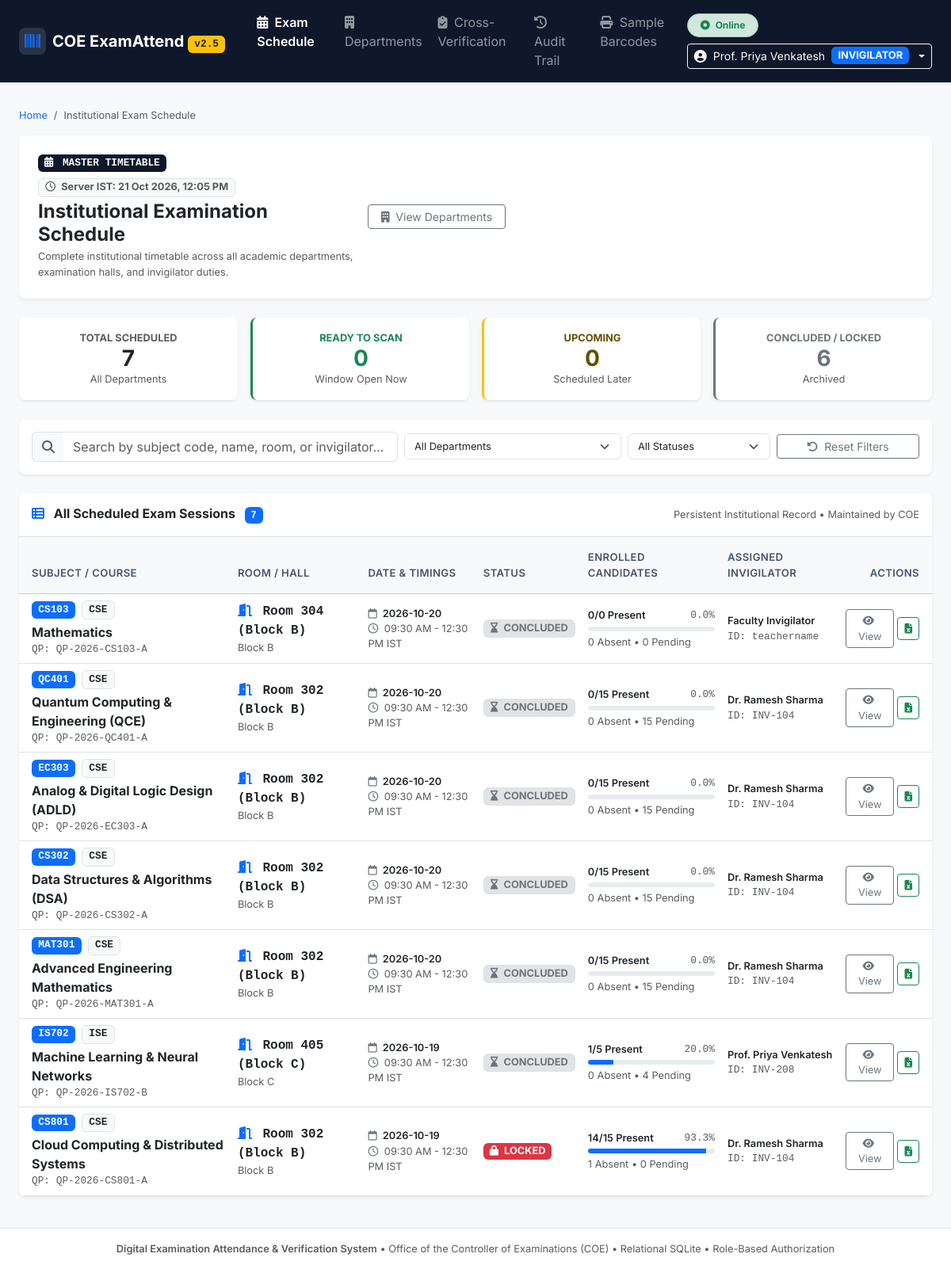
The app's page /exams (signed in), older data.
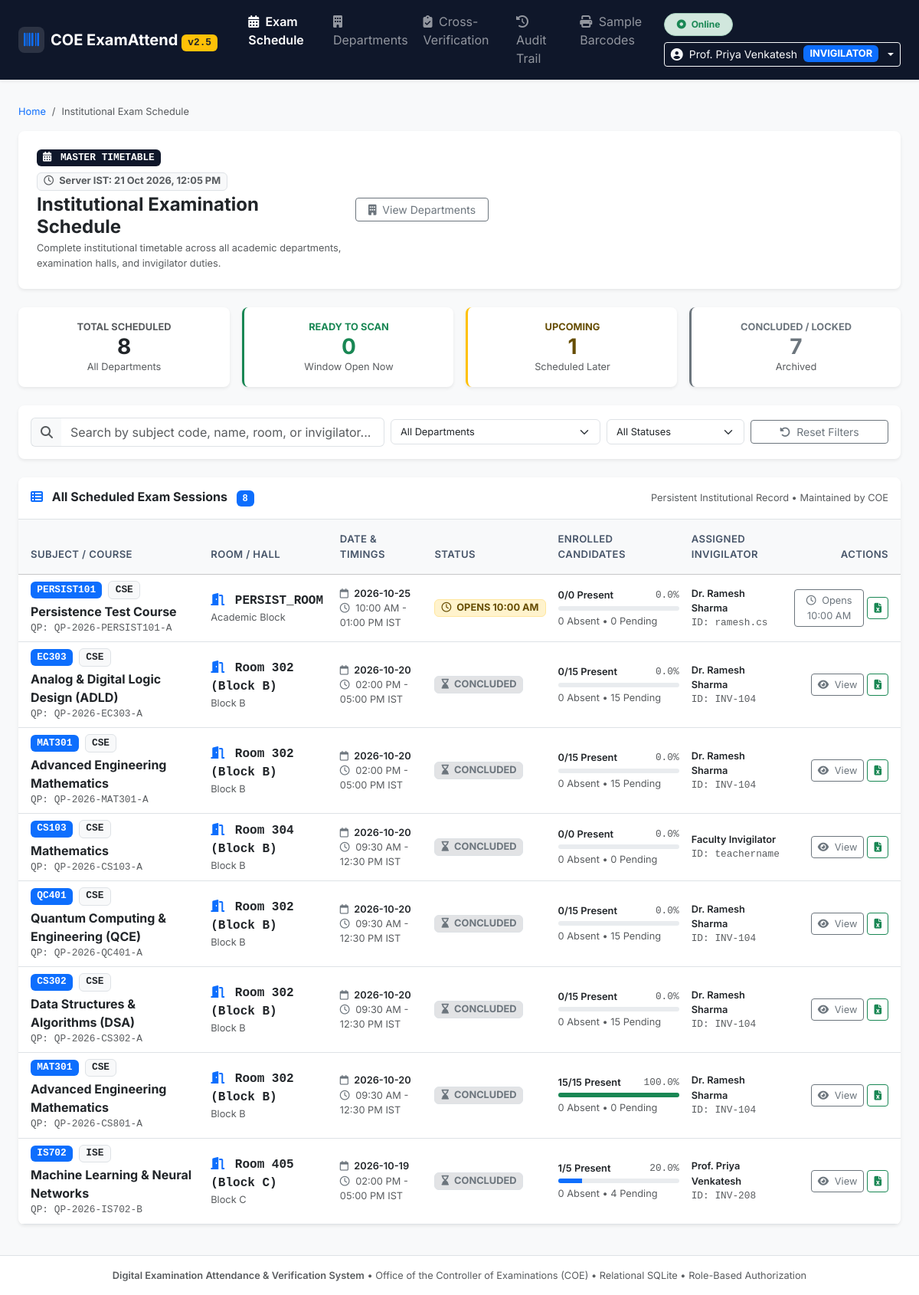
The same page, newer data.
### tables this page shows
CREATE TABLE exam_sessions (
        id INTEGER PRIMARY KEY AUTOINCREMENT,
        course_code TEXT NOT NULL,
        course_name TEXT NOT NULL,
        exam_date TEXT NOT NULL,
        exam_session TEXT NOT NULL,
        room_number TEXT NOT NULL,
        qp_code TEXT NOT NULL,
        invigilator_name TEXT NOT NULL,
        invigilator_id TEXT NOT NULL,
        status TEXT DEFAULT 'IN_PROGRESS', -- 'IN_PROGRESS', 'LOCKED'
        locked_at TEXT,
        locked_by TEXT,
        created_at TEXT DEFAULT CURRENT_TIMESTAMP
    , exam_id INTEGER, subject_id INTEGER, department_id INTEGER, classroom_id INTEGER, invigilator_user_id INTEGER, submitted_at TEXT, start_time TEXT DEFAULT '09:30', end_time TEXT DEFAULT '12:30');

CREATE TABLE departments (
        id INTEGER PRIMARY KEY AUTOINCREMENT,
        code TEXT UNIQUE NOT NULL,
        name TEXT NOT NULL,
        created_at TEXT DEFAULT CURRENT_TIMESTAMP
    );

CREATE TABLE classrooms (
        id INTEGER PRIMARY KEY AUTOINCREMENT,
        department_id INTEGER NOT NULL,
        room_number TEXT NOT NULL,
        building TEXT,
        capacity INTEGER DEFAULT 40,
        created_at TEXT DEFAULT CURRENT_TIMESTAMP,
        FOREIGN KEY (department_id) REFERENCES departments(id),
        UNIQUE(department_id, room_number)
    );

### app.py (the view)
@app.route('/exams')
@login_required
def all_exams_schedule():
    conn = get_db()
    cursor = conn.cursor()
    cursor.execute('''
        SELECT
            s.*,
            d.code as dept_code,
            d.name as dept_name,
            c.building,
            (SELECT COUNT(*) FROM students WHERE session_id = s.id) as total_students,
            (SELECT COUNT(*) FROM students WHERE session_id = s.id AND attendance_status = 'PRESENT') as present_count,
            (SELECT COUNT(*) FROM students WHERE session_id = s.id AND attendance_status = 'ABSENT') as absent_count,
            (SELECT COUNT(*) FROM students WHERE session_id = s.id AND attendance_status = 'PENDING') as pending_count
        FROM exam_sessions s
        LEFT JOIN departments d ON s.department_id = d.id
        LEFT JOIN classrooms c ON s.classroom_id = c.id
        ORDER BY s.exam_date DESC, s.start_time DESC, s.id DESC
    ''')
    sessions = [dict(row) for row in cursor.fetchall()]
    for s in sessions:
        tot = s.get('total_students') or 0
        pres = s.get('present_count') or 0
        s['completion_pct'] = round((pres / tot * 100), 1) if tot > 0 else 0.0
        s['time_window'] = get_session_window_status(s)
    cursor.execute('SELECT id, code, name FROM departments ORDER BY code ASC')
    departments = [dict(row) for row in cursor.fetchall()]
    cursor.execute('SELECT id, room_number FROM classrooms ORDER BY room_number ASC')
    classrooms = [dict(row) for row in cursor.fetchall()]
    cursor.execute("SELECT id, full_name, username FROM users WHERE role = 'TEACHER' AND is_active = 1")
    teachers = [dict(row) for row in cursor.fetchall()]
    conn.close()
    today_str = get_ist_now().strftime("%Y-%m-%d")
    return render_template('exams_schedule.html', sessions=sessions, departments=departments, classrooms=classrooms, teachers=teachers, today_str=today_str)

### app.py (called while the page is built)
def get_ist_now():
    return datetime.now(IST).replace(tzinfo=None)

@app.context_processor
def inject_globals():
    return {
        'get_ist_now': get_ist_now
    }

def login_required(f):
    @wraps(f)
    def decorated_function(*args, **kwargs):
        if not session.get('user_id'):
            if request.path.startswith('/api/'):
                return jsonify({'success': False, 'message': 'Authentication required. Please log in.'}), 401
            return redirect(url_for('login', next=request.path))
        return f(*args, **kwargs)
    return decorated_function

### database.py (called while the page is built)
def get_db(db_path=None):
    path = db_path or DB_PATH
    conn = sqlite3.connect(path, timeout=30.0)
    try:
        conn.execute("PRAGMA journal_mode=WAL;")
    except Exception:
        pass
    conn.execute("PRAGMA busy_timeout=15000;")
    conn.execute("PRAGMA foreign_keys=ON;")
    conn.row_factory = sqlite3.Row
    return conn

### templates/exams_schedule.html (shortened to what the changed rows need)
{% extends 'base.html' %}
{% block content %}
<div class="container-fluid px-3 px-md-4">
    {% set total_exams = sessions|length %}
    {% set active_exams = sessions|selectattr('time_window.status', 'equalto', 'ACTIVE')|list|length %}
    {% set upcoming_exams = sessions|selectattr('time_window.status', 'equalto', 'UPCOMING')|list|length %}
    {% set concluded_exams = sessions|selectattr('time_window.status', 'equalto', 'CONCLUDED')|list|length %}
    <div class="row g-2 g-md-3 mb-3 mb-md-4">
        <div class="col-6 col-md-3">
            <div class="card border-0 shadow-sm bg-white p-3 rounded-3 text-center stat-card">
                <div class="text-muted fs-7 fw-bold text-uppercase">Total Scheduled</div>
                <h3 class="fw-bold mb-0 text-dark">{{ total_exams }}</h3>
                <small class="text-muted fs-7">All Departments</small>
            </div>
        </div>
        <div class="col-6 col-md-3">
            <div class="card border-0 shadow-sm bg-white p-3 rounded-3 text-center stat-card border-start border-warning border-3">
                <div class="text-warning-emphasis fs-7 fw-bold text-uppercase">Upcoming</div>
                <h3 class="fw-bold mb-0 text-warning-emphasis">{{ upcoming_exams }}</h3>
                <small class="text-muted fs-7">Scheduled Later</small>
            </div>
        </div>
        <div class="col-6 col-md-3">
            <div class="card border-0 shadow-sm bg-white p-3 rounded-3 text-center stat-card border-start border-secondary border-3">
                <div class="text-secondary fs-7 fw-bold text-uppercase">Concluded / Locked</div>
                <h3 class="fw-bold mb-0 text-secondary">{{ concluded_exams }}</h3>
                <small class="text-muted fs-7">Archived</small>
            </div>
        </div>
    </div>
    <div class="card border-0 shadow-sm bg-white mb-4 rounded-3 overflow-hidden">
        <div class="card-header bg-white py-3 border-bottom d-flex align-items-center justify-content-between">
            <h6 class="fw-bold mb-0 text-dark">
                <i class="fa-solid fa-table-list text-primary me-2"></i> All Scheduled Exam Sessions
                <span id="filteredCountBadge" class="badge bg-primary text-white ms-2 font-monospace">{{ sessions|length }}</span>
            </h6>
        </div>
        <div class="card-body p-0">
            {% if sessions %}
            <div class="table-responsive">
                <table class="table table-hover align-middle mb-0" id="scheduleTable">
                    <thead class="table-light fs-7 text-uppercase text-muted">
                        <tr>
                            <th class="ps-3 py-3">Subject / Course</th>
                            <th class="py-3">Room / Hall</th>
                            <th class="py-3">Date & Timings</th>
                            <th class="py-3">Status</th>
                            <th class="py-3">Enrolled Candidates</th>
                            <th class="py-3">Assigned Invigilator</th>
                            <th class="text-end pe-3 py-3">Actions</th>
                        </tr>
                    </thead>
                    <tbody class="fs-7">
                        {% for s in sessions %}
                        <tr class="schedule-row"
                            data-search="{{ s.course_code }} {{ s.course_name }} {{ s.room_number }} {{ s.dept_code }} {{ s.invigilator_name }} {{ s.qp_code }}"
                            data-dept="{{ s.dept_code }}"
                            data-status="{{ s.time_window.status }}">
                            <td class="ps-3">
                                <div class="d-flex align-items-center gap-2 mb-1">
                                    <span class="badge bg-primary font-monospace fs-7">{{ s.course_code }}</span>
                                    {% if s.dept_code %}
                                    <span class="badge bg-light text-dark border font-monospace fs-7">{{ s.dept_code }}</span>
                                    {% endif %}
                                </div>
                                <div class="fw-bold text-dark fs-6">{{ s.course_name }}</div>
                                <div class="text-muted fs-7 font-monospace">QP: {{ s.qp_code }}</div>
                            </td>
                            <td>
                                <div class="fw-bold text-dark fs-6 font-monospace">
                                    <i class="fa-solid fa-door-open text-primary me-1"></i> {{ s.room_number }}
                                </div>
                                {% if s.building %}
                                <div class="text-muted fs-7">{{ s.building }}</div>
                                {% endif %}
                            </td>
                            <td>
                                <div class="fw-semibold text-dark">
                                    <i class="fa-regular fa-calendar me-1 text-secondary"></i> {{ s.exam_date }}
                                </div>
                                <div class="text-muted">
                                    <i class="fa-regular fa-clock me-1 text-secondary"></i> {{ s.time_window.start_display }} - {{ s.time_window.end_display }} IST
                                </div>
                            </td>
                            <td>
                                {% if s.status == 'LOCKED' or s.status == 'SUBMITTED' %}
                                    <span class="badge bg-danger text-white fs-7 px-2 py-1">
                                        <i class="fa-solid fa-lock me-1"></i> LOCKED
                                    </span>
                                {% elif s.time_window.status == 'ACTIVE' %}
                                    <span class="badge bg-success-subtle text-success border border-success-subtle fs-7 px-2 py-1">
                                        <i class="fa-solid fa-qrcode me-1"></i> READY TO SCAN
                                    </span>
                                {% elif s.time_window.status == 'UPCOMING' %}
                                    <span class="badge bg-warning-subtle text-warning-emphasis border border-warning-subtle fs-7 px-2 py-1" title="{{ s.time_window.message }}">
                                        <i class="fa-regular fa-clock me-1"></i> {{ s.time_window.badge_text }}
                                    </span>
                                {% else %}
                                    <span class="badge bg-secondary-subtle text-secondary border fs-7 px-2 py-1">
                                        <i class="fa-solid fa-hourglass-end me-1"></i> CONCLUDED
                                    </span>
                                {% endif %}
                            </td>
                            <td style="min-width: 170px;">
                                <div class="d-flex align-items-center justify-content-between mb-1">
                                    <span class="fw-semibold text-dark">
                                        {{ s.present_count }}/{{ s.total_students }} Present
                                    </span>
                                    <span class="text-muted fs-7 font-monospace">
                                        {{ s.completion_pct }}%
                                    </span>
                                </div>
                                <div class="progress" style="height: 6px;">
                                    <div class="progress-bar {% if s.completion_pct == 100 %}bg-success{% elif s.completion_pct > 0 %}bg-primary{% else %}bg-secondary{% endif %}"
                                         role="progressbar" style="width: {{ s.completion_pct }}%;"></div>
                                </div>
                                <div class="text-muted fs-7 mt-1">
                                    {{ s.absent_count }} Absent &bull; {{ s.pending_count }} Pending
                                </div>
                            </td>
                            <td>
                                <div class="fw-semibold text-dark">{{ s.invigilator_name }}</div>
                                <div class="text-muted fs-7 font-monospace">ID: {{ s.invigilator_id }}</div>
                            </td>
                            <td class="text-end pe-3">
                                <div class="d-flex align-items-center justify-content-end gap-1">
                                    {% if s.status == 'LOCKED' or s.status == 'SUBMITTED' or s.time_window.status == 'CONCLUDED' %}
                                        <a href="/sessions/{{ s.id }}/roster" class="btn btn-outline-secondary btn-sm px-2 py-1 fs-7" title="View Finalized Roster">
                                            <i class="fa-solid fa-eye me-1"></i> View
                                        </a>
                                    {% elif s.time_window.status == 'UPCOMING' %}
                                        {% if session.get('role') == 'ADMIN' %}
                                        <a href="/sessions/{{ s.id }}/roster" class="btn btn-warning btn-sm px-2 py-1 fs-7 fw-semibold" title="Admin Early Scan Override">
                                            <i class="fa-solid fa-camera me-1"></i> Scan (Admin)
                                        </a>
                                        {% else %}
                                        <a href="/sessions/{{ s.id }}/roster" class="btn btn-outline-secondary btn-sm px-2 py-1 fs-7" title="{{ s.time_window.message }}">
                                            <i class="fa-regular fa-clock me-1"></i> Opens {{ s.time_window.start_display }}
                                        </a>
                                        {% endif %}
                                    {% else %}
                                        <a href="/sessions/{{ s.id }}/roster" class="btn btn-primary btn-sm px-2 py-1 fs-7 fw-semibold">
                                            <i class="fa-solid fa-camera me-1"></i> Scan Roster
                                        </a>
                                    {% endif %}
                                    <a href="/download_report/{{ s.id }}" class="btn btn-outline-success btn-sm px-2 py-1 fs-7" title="Download Official Excel Report">
                                        <i class="fa-solid fa-file-excel"></i>
                                    </a>
                                </div>
                            </td>
                        </tr>
                        {% endfor %}
                    </tbody>
                </table>
            </div>
            {% endif %}
        </div>
    </div>
</div>
{% endblock %}

Row changes from the older to the newer data that the page shows:
added exam_sessions: course_code "PERSIST101", dept_code "CSE", course_name "Persistence Test Course", qp_code "QP-2026-PERSIST101-A", room_number "PERSIST_ROOM", building "Academic Block", exam_date "2026-10-25", time_window.start_display "10:00 AM", time_window.end_display "01:00 PM", time_window.badge_text "OPENS 10:00 AM", present_count "0", total_students "0", completion_pct "0.0", absent_count "0", pending_count "0", invigilator_name "Dr. Ramesh Sharma", invigilator_id "ramesh.cs"
changed exam_sessions "Analog & Digital Logic Design (ADLD)": time_window.start_display "09:30 AM" → "02:00 PM"; time_window.end_display "12:30 PM" → "05:00 PM"; moves up the list
changed exam_sessions "QP-2026-MAT301-A": time_window.start_display "09:30 AM" → "02:00 PM"; time_window.end_display "12:30 PM" → "05:00 PM"; moves up the list
changed exam_sessions "QP-2026-CS801-A": course_code "CS801" → "MAT301"; course_name "Cloud Computing & Distributed Systems" → "Advanced Engineering Mathematics"; exam_date "2026-10-19" → "2026-10-20"; present_count "14" → "15"; completion_pct "93.3" → "100.0"; {{ s.completion_pct }} 93.3 → 100.0 (drawn); absent_count "1" → "0"; status "LOCKED" → "CONCLUDED"; moves up the list
changed exam_sessions "Machine Learning & Neural Networks": time_window.start_display "09:30 AM" → "02:00 PM"; time_window.end_display "12:30 PM" → "05:00 PM"
Text that changed along with them:
{{ total_exams }}: "7" → "8"
{{ upcoming_exams }}: "0" → "1"
{{ concluded_exams }}: "6" → "7"
{{ sessions|length }}: "7" → "8"
